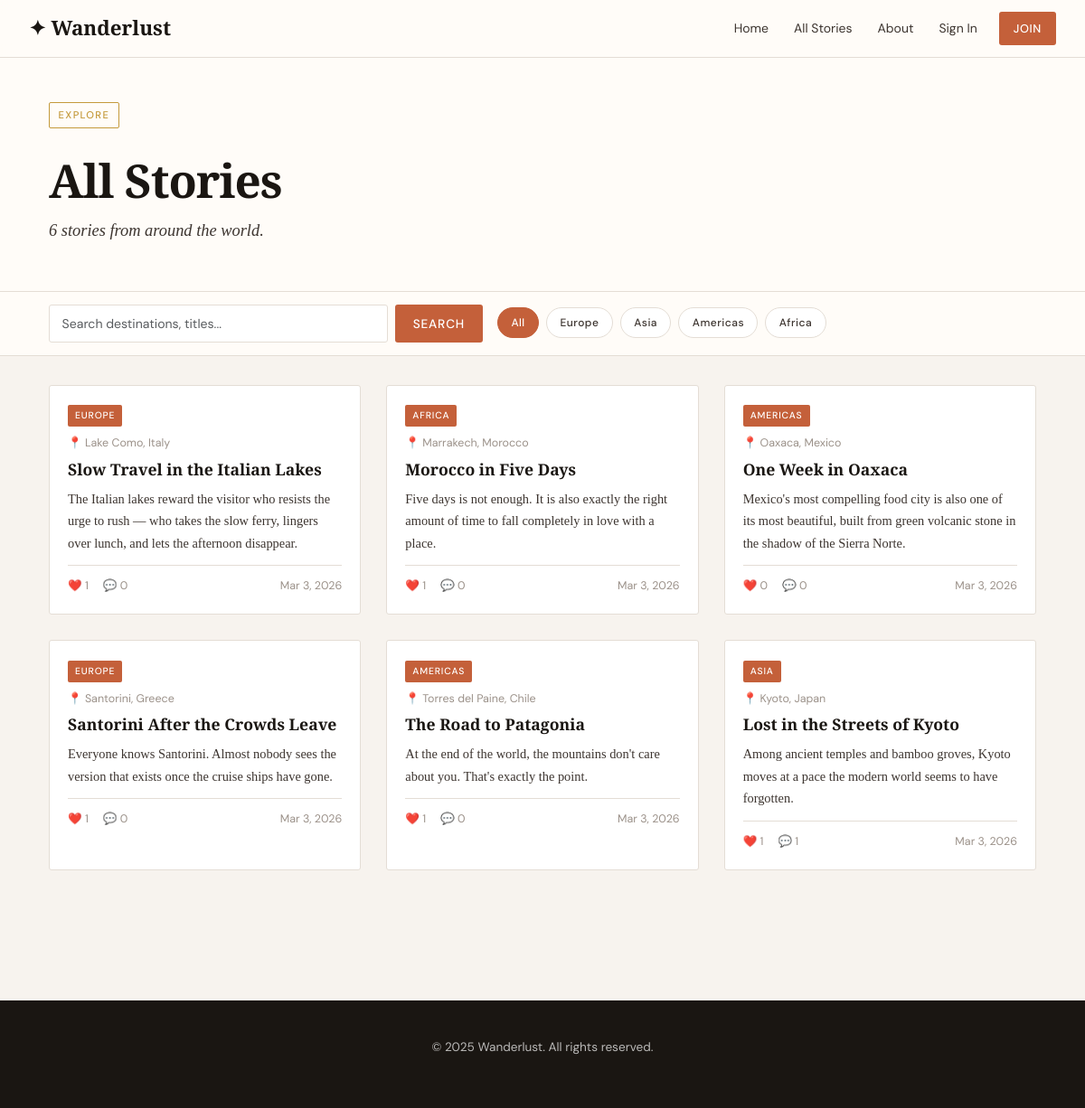
/posts/, run on the app's committed database.
### blog/models.py (models this page shows, shortened)
class Category(models.Model):
    name = models.CharField(max_length=100, unique=True)
    slug = models.SlugField(max_length=100, unique=True, blank=True)
    class Meta:
        verbose_name_plural = 'categories'

class Post(models.Model):
    STATUS_DRAFT = 'draft'
    STATUS_PUBLISHED = 'published'
    STATUS_CHOICES = [
        (STATUS_DRAFT, 'Draft'),
        (STATUS_PUBLISHED, 'Published'),
    ]
    title = models.CharField(max_length=200)
    slug = models.SlugField(max_length=200, unique=True, blank=True)
    author = models.ForeignKey(User, on_delete=models.CASCADE, related_name='posts')
    category = models.ForeignKey(Category, on_delete=models.SET_NULL, null=True, blank=True, related_name='posts')
    destination = models.CharField(max_length=100)
    excerpt = models.TextField(max_length=300)
    content = models.TextField()
    status = models.CharField(max_length=10, choices=STATUS_CHOICES, default=STATUS_DRAFT)
    created_at = models.DateTimeField(auto_now_add=True)
    featured = models.BooleanField(default=False)
    cover_image = models.URLField(blank=True)
    class Meta:
        ordering = ['-created_at']
    def get_absolute_url(self):
        return reverse('blog:post_detail', kwargs={'slug': self.slug})
    @property
    def like_count(self):
        return self.likes.count()
    @property
    def comment_count(self):
        return self.comments.filter(approved=True).count()

### blog/views.py (the view)
# urls.py: path('posts/', views.post_list, name='post_list'),
def post_list(request):
    from django.db.models import Q
    queryset = Post.objects.filter(status=Post.STATUS_PUBLISHED)
    search_query = request.GET.get('q', '')
    category_slug = request.GET.get('category', '')
    if search_query:
        queryset = queryset.filter(
            Q(title__icontains=search_query) |
            Q(destination__icontains=search_query) |
            Q(excerpt__icontains=search_query)
        )
    if category_slug:
        queryset = queryset.filter(category__slug=category_slug)
    context = {
        'posts': queryset,
        'categories': Category.objects.all(),
        'search_query': search_query,
    }
    return render(request, 'blog/post_list.html', context)

### templates/blog/post_list.html (shortened to what this page needs)
{% extends 'base.html' %}
{% block content %}
<div class="post-header-section" style="padding: 3rem 0 2rem;">
  <div class="container px-4">
    <p class="hero-label">Explore</p>
    <h1 class="post-title">All Stories</h1>
    <p class="post-excerpt-lead">{{ posts|length }} stor{{ posts|length|pluralize:"y,ies" }} from around the world.</p>
  </div>
</div>
<div class="category-bar">
  <div class="container px-4">
    <div class="d-flex gap-3 align-items-center flex-wrap">
      <form method="get" class="d-flex gap-2 flex-grow-1" style="max-width: 480px;">
        <input
          type="search"
          name="q"
          value="{{ search_query }}"
          class="form-control"
          placeholder="Search destinations, titles..."
          style="border-radius: 3px; border: 1px solid var(--line); font-family: var(--font-ui); font-size: .88rem;"
        />
        <button type="submit" class="btn-primary" style="white-space: nowrap; padding: .6rem 1.25rem;">Search</button>
      </form>
      <div class="category-scroll" style="flex: 1;">
        <a href="/posts/" class="category-pill {% if not request.GET.category %}category-pill--all{% endif %}">All</a>
        {% for cat in categories %}
          <a href="/posts/?category={{ cat.slug }}" class="category-pill {% if request.GET.category == cat.slug %}category-pill--all{% endif %}">{{ cat.name }}</a>
        {% endfor %}
      </div>
    </div>
  </div>
</div>
<section class="container px-4 pb-5">
  {% if posts %}
    <div class="stories-grid">
      {% for post in posts %}
      <article class="story-card">
        <a href="{{ post.get_absolute_url }}">
          <div class="story-card-body">
            {% if post.category %}
              <span class="story-category-tag">{{ post.category.name }}</span>
            {% endif %}
            <p class="story-dest">📍 {{ post.destination }}</p>
            <h3 class="story-title">{{ post.title }}</h3>
            <p class="story-excerpt">{{ post.excerpt }}</p>
            <div class="story-meta">
              <span>❤️ {{ post.like_count }}</span>
              <span>💬 {{ post.comment_count }}</span>
              <time>{{ post.created_at|date:"M j, Y" }}</time>
            </div>
          </div>
        </a>
      </article>
      {% endfor %}
    </div>
  {% else %}
    <div class="empty-state">
      <p>No stories found{% if search_query %} for "{{ search_query }}"{% endif %}.</p>
      <a href="/posts/" class="hero-btn" style="color: var(--ink); border-color: var(--ink);">Clear search</a>
    </div>
  {% endif %}
</section>
{% endblock %}

### static/css/main.css (style rules this page uses)
:root { --ink: #1a1612; --ink-soft: #3d3530; --parchment: #f7f3ee; --cream: #fffcf8; --terra: #c4603a; --terra-dk: #a04e2e; --muted: #9b9189; --line: #e4ddd5; --white: #ffffff; --font-display: "Playfair Display", Georgia, serif; --font-body: "Source Serif 4", Georgia, serif; --font-ui: "DM Sans", system-ui, sans-serif; --nav-h: 64px; --shadow: 0 2px 20px rgba(26, 22, 18, 0.1); --shadow-hover: 0 8px 40px rgba(26, 22, 18, 0.18); }
*, *::before, *::after { box-sizing: border-box; margin: 0; padding: 0; }
html { scroll-behavior: smooth; }
body { background: var(--parchment); color: var(--ink); font-family: var(--font-body); font-size: 1rem; line-height: 1.7; min-height: 100vh; display: flex; flex-direction: column; }
a { color: inherit; text-decoration: none; }
h1, h2, h3, h4 { font-family: var(--font-display); line-height: 1.2; color: var(--ink); }
.stories-grid { display: grid; grid-template-columns: repeat(auto-fill, minmax(280px, 1fr)); gap: 1.75rem; padding: 2rem 0; }
.story-card { background: var(--white); border: 1px solid var(--line); border-radius: 3px; overflow: hidden; transition: box-shadow 0.25s, transform 0.25s; }
.story-card-body { padding: 1.1rem 1.25rem 1.25rem; }
.story-title { font-family: var(--font-display); font-size: 1.1rem; font-weight: 700; line-height: 1.35; margin-bottom: 0.5rem; }
.story-dest { font-family: var(--font-ui); font-size: 0.78rem; color: var(--muted); margin-bottom: 0.4rem; }
.story-excerpt { font-size: 0.9rem; color: var(--ink-soft); margin-bottom: 0.75rem; }
.post-title { font-family: var(--font-display); font-size: clamp(2rem, 4.5vw, 3.2rem); font-weight: 900; letter-spacing: -0.02em; line-height: 1.15; margin-bottom: 0.75rem; }
.form-control { display: block; width: 100%; padding: 0.6rem 0.85rem; border: 1px solid var(--line); border-radius: 3px; background: var(--white); font-family: var(--font-body); font-size: 0.95rem; color: var(--ink); transition: border-color 0.2s; }
.btn-primary { display: inline-block; font-family: var(--font-ui); font-size: 0.85rem; font-weight: 500; letter-spacing: 0.06em; text-transform: uppercase; background: var(--terra); color: var(--white); border: none; border-radius: 3px; padding: 0.7rem 1.5rem; cursor: pointer; transition: background 0.2s; }
.hero-label { display: inline-block; font-family: var(--font-ui); font-size: 0.7rem; font-weight: 500; letter-spacing: 0.12em; text-transform: uppercase; color: #c49a3c; border: 1px solid #c49a3c; padding: 0.25rem 0.6rem; border-radius: 2px; margin-bottom: 1rem; }
.category-bar { background: var(--cream); border-bottom: 1px solid var(--line); padding: 0.85rem 0; }
.category-scroll { display: flex; gap: 0.5rem; overflow-x: auto; scrollbar-width: none; padding-bottom: 2px; }
.category-pill { font-family: var(--font-ui); font-size: 0.75rem; font-weight: 500; letter-spacing: 0.04em; white-space: nowrap; padding: 0.35rem 0.9rem; border: 1px solid var(--line); border-radius: 20px; color: var(--ink-soft); background: var(--white); transition: all 0.2s; }
.category-pill:hover, .category-pill--all { background: var(--terra); border-color: var(--terra); color: white; }
.story-category-tag { display: inline-block; font-family: var(--font-ui); font-size: 0.65rem; font-weight: 500; letter-spacing: 0.08em; text-transform: uppercase; background: var(--terra); color: white; padding: 0.2rem 0.5rem; border-radius: 2px; margin-bottom: 0.5rem; }
.story-meta { display: flex; gap: 1rem; font-family: var(--font-ui); font-size: 0.78rem; color: var(--muted); border-top: 1px solid var(--line); padding-top: 0.75rem; margin-top: 0.75rem; }
.story-meta time { margin-left: auto; }
.post-header-section { background: var(--cream); padding: 4rem 0 2.5rem; border-bottom: 1px solid var(--line); }
.post-title { font-family: var(--font-display); font-size: clamp(2rem, 4.5vw, 3.2rem); font-weight: 900; letter-spacing: -0.02em; line-height: 1.15; margin: 0.75rem 0; }
.post-excerpt-lead { font-size: 1.15rem; color: var(--ink-soft); font-style: italic; max-width: 65ch; line-height: 1.6; margin-bottom: 1.25rem; }

### data on the page
Category: name "Europe"
Category: name "Asia"
Category: name "Americas"
Category: name "Africa"
Post: category.name "EUROPE", destination "Lake Como, Italy", title "Slow Travel in the Italian Lakes", excerpt "The Italian lakes reward the visitor who resists the urge to rush — who takes the slow ferry, lingers over lunch, and lets the afternoon disappear.", like_count "1", comment_count "0", created_at "Mar 3, 2026"
Post: category.name "AFRICA", destination "Marrakech, Morocco", title "Morocco in Five Days", excerpt "Five days is not enough. It is also exactly the right amount of time to fall completely in love with a place.", like_count "1", comment_count "0", created_at "Mar 3, 2026"
Post: category.name "AMERICAS", destination "Oaxaca, Mexico", title "One Week in Oaxaca", excerpt "Mexico's most compelling food city is also one of its most beautiful, built from green volcanic stone in the shadow of the Sierra Norte.", like_count "0", comment_count "0", created_at "Mar 3, 2026"
Post: category.name "EUROPE", destination "Santorini, Greece", title "Santorini After the Crowds Leave", excerpt "Everyone knows Santorini. Almost nobody sees the version that exists once the cruise ships have gone.", like_count "1", comment_count "0", created_at "Mar 3, 2026"
Post: category.name "AMERICAS", destination "Torres del Paine, Chile", title "The Road to Patagonia", excerpt "At the end of the world, the mountains don't care about you. That's exactly the point.", like_count "1", comment_count "0", created_at "Mar 3, 2026"
Post: category.name "ASIA", destination "Kyoto, Japan", title "Lost in the Streets of Kyoto", excerpt "Among ancient temples and bamboo groves, Kyoto moves at a pace the modern world seems to have forgotten.", like_count "1", comment_count "1", created_at "Mar 3, 2026"

### other printed values
{{ posts|length }} "6"
